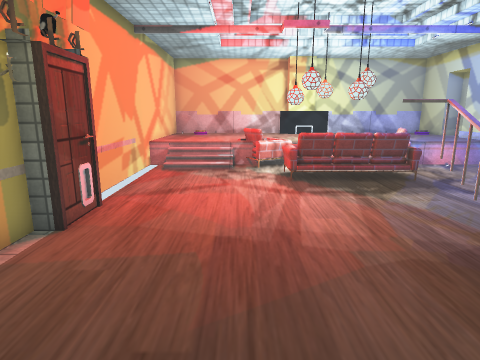
view 1 (above)

13 first-person views from a walk through a 3-D level made in the Unity game engine. The camera is 1.3 m above the floor, tilts 12° down and sees 75° across. The floor is counted in squares, 0.5 m on a side. Each view is taken from the middle of a square. On the plan, view 1 faces up. The plan holds only what a view shows up to about 20 squares ahead; the rest is blank. The place goes on beyond the plan. The player is left out. Some surface patterns are stand-ins.

view 2
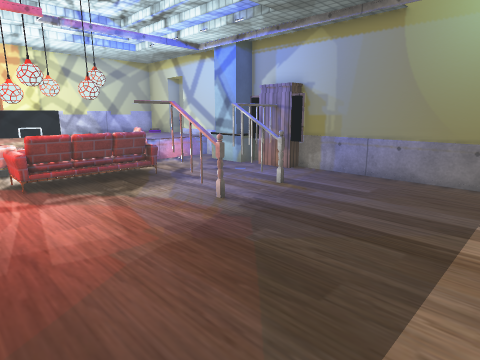

view 3
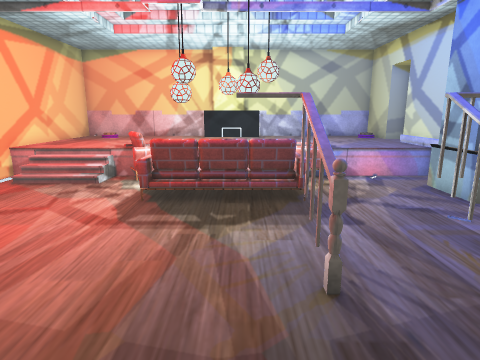

view 4
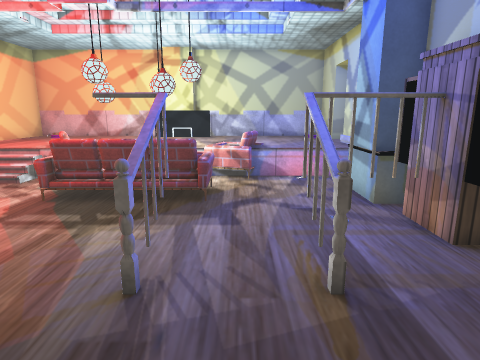

view 5
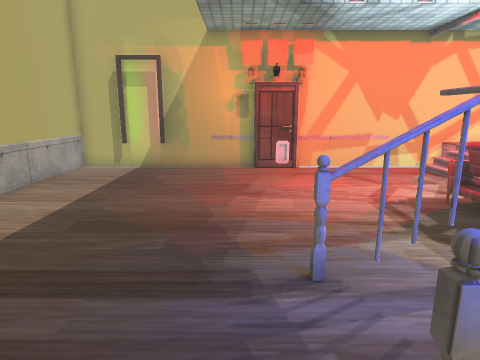

view 6
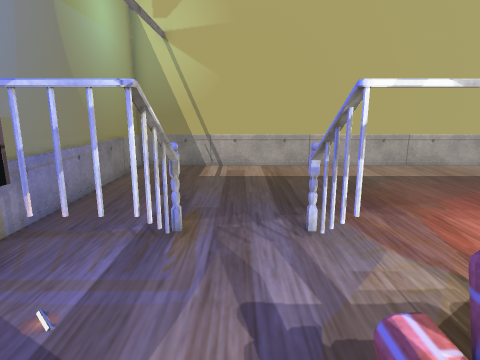

view 7
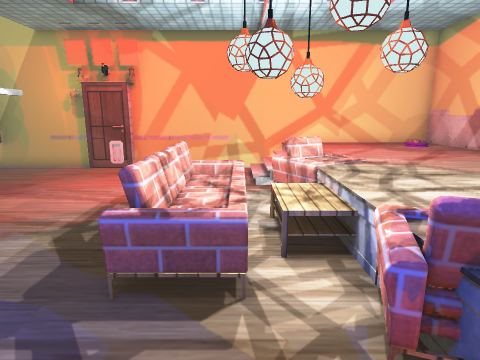

view 8
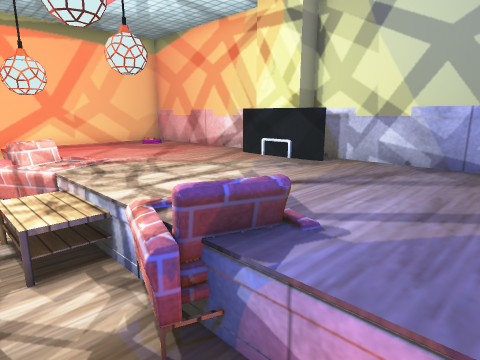

view 9
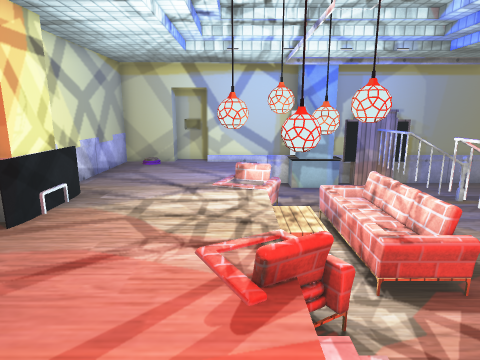

view 10
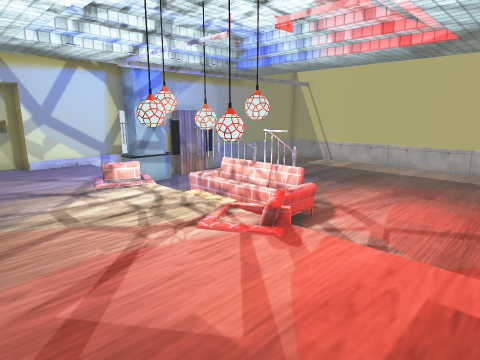

view 11
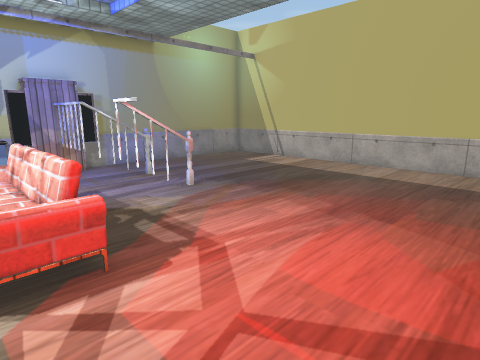

view 12
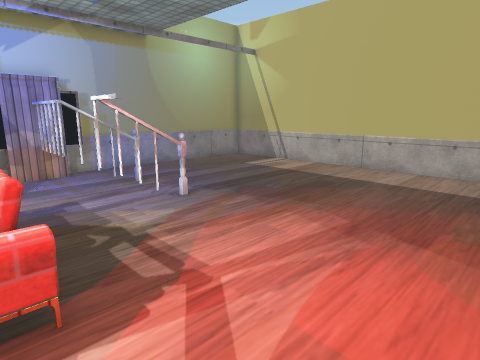

view 13
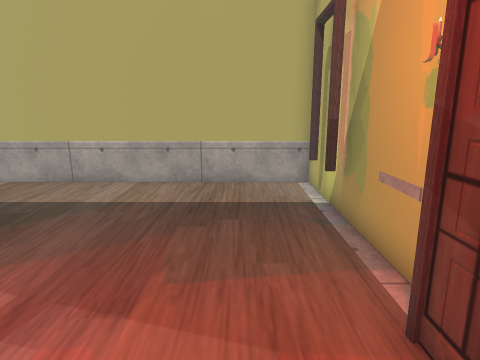

### Floor plan
Key: @ floor where view 1 was taken; # wall or solid block; . main floor; : floor 0.5 m higher than the main floor; + floor 0.75 m higher than the main floor; / step, stairs or slope; = window, fence, low wall or low ledge; v drop or lower ground; L lamp; A armchair; S sofa; T thing the floor can be seen under or through; B TV; C cabinet; O other object.
Columns run from 5 left of view 1 to 15 right of it. Each row starts with its distance up from view 1.
 23 ######### #########
 22 #:+:::::BBBB::::::#
 21 #:::::::::::::::::##
 20 #::::::::::::::::::#v
 19 #:::::::::::::::::##v
 18 #:::::::::::::::::#
 17 #::::::+:LL:+:::::#
 16 #=///#ALL: L=A=vvv#
 15 ##///.AAL:LL.A....#
 14  #.....SSSLLS....#O
 13  #.....SSSSSS....#
 12  #.....SSSSSS....OO
 11  #...............C#
 10 ##........TT..TTTT#
  9 ##.........T..TT.C#
  8 #=.........T..TT..#
  7 ##.........=..=...#
  6 #O................#
  5 #.................#
  4 #.................#
  3 #.................#
  2 # ................#
  1   ................#
  0 # ...@............#
 -1 #.................#
 -2 ###################

Positions as (right, up) in squares from view 1, and headings:
1: (0, 0), facing up
2: (0, 0), facing up-right
3: (5, 3), facing up
4: (8, 3), facing up
5: (11, 6), facing left
6: (8, 14), facing down
7: (11, 14), facing left
8: (11, 14), facing up-left
9: (-4, 17), facing right
10: (-4, 22), facing down-right
11: (-3, 14), facing down-right
12: (-2, 13), facing down-right
13: (-2, 10), facing down
